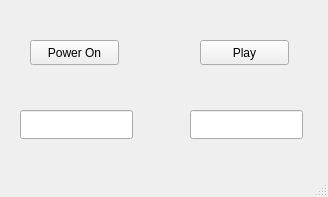
<?xml version="1.0" encoding="UTF-8"?>
<ui version="4.0">
 <class>MainWindow</class>
 <widget class="QMainWindow" name="MainWindow">
  <property name="geometry">
   <rect>
    <x>0</x>
    <y>0</y>
    <width>328</width>
    <height>197</height>
   </rect>
  </property>
  <property name="windowTitle">
   <string>AveMaria</string>
  </property>
  <widget class="QWidget" name="centralWidget">
   <widget class="QLineEdit" name="editStartTime">
    <property name="geometry">
     <rect>
      <x>20</x>
      <y>110</y>
      <width>113</width>
      <height>29</height>
     </rect>
    </property>
    <property name="alignment">
     <set>Qt::AlignCenter</set>
    </property>
    <property name="readOnly">
     <bool>true</bool>
    </property>
   </widget>
   <widget class="QPushButton" name="playButton">
    <property name="geometry">
     <rect>
      <x>200</x>
      <y>40</y>
      <width>89</width>
      <height>25</height>
     </rect>
    </property>
    <property name="text">
     <string>Play</string>
    </property>
   </widget>
   <widget class="QPushButton" name="powerButton">
    <property name="geometry">
     <rect>
      <x>30</x>
      <y>40</y>
      <width>89</width>
      <height>25</height>
     </rect>
    </property>
    <property name="text">
     <string>Power On</string>
    </property>
   </widget>
   <widget class="QLineEdit" name="editCurrentTime">
    <property name="geometry">
     <rect>
      <x>190</x>
      <y>110</y>
      <width>113</width>
      <height>29</height>
     </rect>
    </property>
    <property name="alignment">
     <set>Qt::AlignCenter</set>
    </property>
    <property name="readOnly">
     <bool>true</bool>
    </property>
   </widget>
  </widget>
  <widget class="QStatusBar" name="statusBar"/>
 </widget>
 <layoutdefault spacing="6" margin="11"/>
 <resources/>
 <connections/>
</ui>
